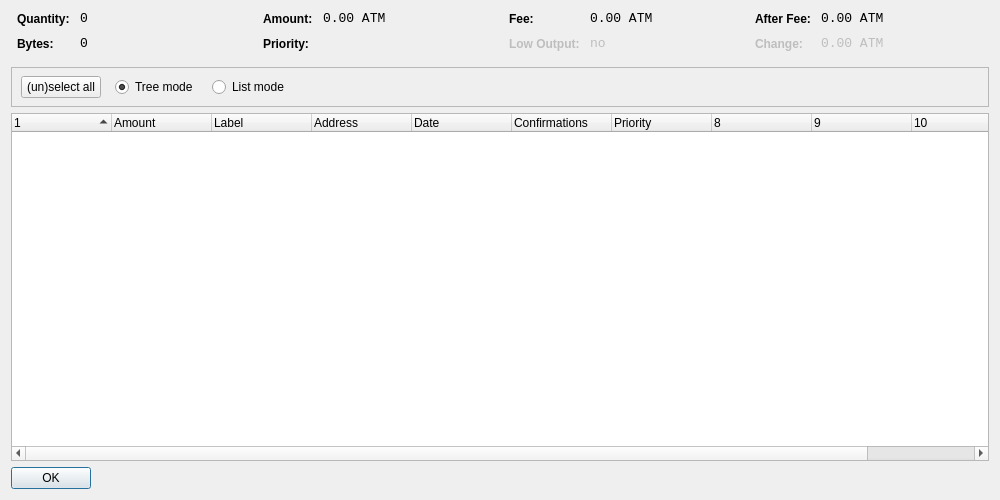
<?xml version="1.0" encoding="UTF-8"?>
<ui version="4.0">
 <class>CoinControlDialog</class>
 <widget class="QDialog" name="CoinControlDialog">
  <property name="geometry">
   <rect>
    <x>0</x>
    <y>0</y>
    <width>1000</width>
    <height>500</height>
   </rect>
  </property>
  <property name="windowTitle">
   <string>Coin Control</string>
  </property>
  <layout class="QVBoxLayout" name="verticalLayout">
   <item>
    <layout class="QHBoxLayout" name="horizontalLayoutTop" stretch="0,0,0,0">
     <property name="topMargin">
      <number>0</number>
     </property>
     <property name="bottomMargin">
      <number>10</number>
     </property>
     <item>
      <layout class="QFormLayout" name="formLayoutCoinControl1">
       <property name="horizontalSpacing">
        <number>10</number>
       </property>
       <property name="verticalSpacing">
        <number>10</number>
       </property>
       <property name="leftMargin">
        <number>6</number>
       </property>
       <property name="rightMargin">
        <number>6</number>
       </property>
       <item row="0" column="0">
        <widget class="QLabel" name="labelCoinControlQuantityText">
         <property name="styleSheet">
          <string notr="true">font-weight:bold;</string>
         </property>
         <property name="text">
          <string>Quantity:</string>
         </property>
        </widget>
       </item>
       <item row="0" column="1">
        <widget class="QLabel" name="labelCoinControlQuantity">
         <property name="font">
          <font>
           <family>Monospace</family>
           <pointsize>10</pointsize>
          </font>
         </property>
         <property name="cursor">
          <cursorShape>IBeamCursor</cursorShape>
         </property>
         <property name="contextMenuPolicy">
          <enum>Qt::ActionsContextMenu</enum>
         </property>
         <property name="text">
          <string notr="true">0</string>
         </property>
         <property name="textInteractionFlags">
          <set>Qt::LinksAccessibleByMouse|Qt::TextSelectableByKeyboard|Qt::TextSelectableByMouse</set>
         </property>
        </widget>
       </item>
       <item row="1" column="0">
        <widget class="QLabel" name="labelCoinControlBytesText">
         <property name="styleSheet">
          <string notr="true">font-weight:bold;</string>
         </property>
         <property name="text">
          <string>Bytes:</string>
         </property>
        </widget>
       </item>
       <item row="1" column="1">
        <widget class="QLabel" name="labelCoinControlBytes">
         <property name="font">
          <font>
           <family>Monospace</family>
           <pointsize>10</pointsize>
          </font>
         </property>
         <property name="cursor">
          <cursorShape>IBeamCursor</cursorShape>
         </property>
         <property name="contextMenuPolicy">
          <enum>Qt::ActionsContextMenu</enum>
         </property>
         <property name="text">
          <string notr="true">0</string>
         </property>
         <property name="textInteractionFlags">
          <set>Qt::LinksAccessibleByMouse|Qt::TextSelectableByKeyboard|Qt::TextSelectableByMouse</set>
         </property>
        </widget>
       </item>
      </layout>
     </item>
     <item>
      <layout class="QFormLayout" name="formLayoutCoinControl2">
       <property name="horizontalSpacing">
        <number>10</number>
       </property>
       <property name="verticalSpacing">
        <number>10</number>
       </property>
       <property name="leftMargin">
        <number>6</number>
       </property>
       <property name="rightMargin">
        <number>6</number>
       </property>
       <item row="0" column="0">
        <widget class="QLabel" name="labelCoinControlAmountText">
         <property name="styleSheet">
          <string notr="true">font-weight:bold;</string>
         </property>
         <property name="text">
          <string>Amount:</string>
         </property>
        </widget>
       </item>
       <item row="0" column="1">
        <widget class="QLabel" name="labelCoinControlAmount">
         <property name="font">
          <font>
           <family>Monospace</family>
           <pointsize>10</pointsize>
          </font>
         </property>
         <property name="cursor">
          <cursorShape>IBeamCursor</cursorShape>
         </property>
         <property name="contextMenuPolicy">
          <enum>Qt::ActionsContextMenu</enum>
         </property>
         <property name="text">
          <string notr="true">0.00 ATM</string>
         </property>
         <property name="textInteractionFlags">
          <set>Qt::LinksAccessibleByMouse|Qt::TextSelectableByKeyboard|Qt::TextSelectableByMouse</set>
         </property>
        </widget>
       </item>
       <item row="1" column="0">
        <widget class="QLabel" name="labelCoinControlPriorityText">
         <property name="styleSheet">
          <string notr="true">font-weight:bold;</string>
         </property>
         <property name="text">
          <string>Priority:</string>
         </property>
        </widget>
       </item>
       <item row="1" column="1">
        <widget class="QLabel" name="labelCoinControlPriority">
         <property name="font">
          <font>
           <family>Monospace</family>
           <pointsize>10</pointsize>
          </font>
         </property>
         <property name="cursor">
          <cursorShape>IBeamCursor</cursorShape>
         </property>
         <property name="contextMenuPolicy">
          <enum>Qt::ActionsContextMenu</enum>
         </property>
         <property name="text">
          <string/>
         </property>
         <property name="textInteractionFlags">
          <set>Qt::LinksAccessibleByMouse|Qt::TextSelectableByKeyboard|Qt::TextSelectableByMouse</set>
         </property>
        </widget>
       </item>
      </layout>
     </item>
     <item>
      <layout class="QFormLayout" name="formLayoutCoinControl3">
       <property name="horizontalSpacing">
        <number>10</number>
       </property>
       <property name="verticalSpacing">
        <number>10</number>
       </property>
       <property name="leftMargin">
        <number>6</number>
       </property>
       <property name="rightMargin">
        <number>6</number>
       </property>
       <item row="0" column="0">
        <widget class="QLabel" name="labelCoinControlFeeText">
         <property name="styleSheet">
          <string notr="true">font-weight:bold;</string>
         </property>
         <property name="text">
          <string>Fee:</string>
         </property>
        </widget>
       </item>
       <item row="0" column="1">
        <widget class="QLabel" name="labelCoinControlFee">
         <property name="font">
          <font>
           <family>Monospace</family>
           <pointsize>10</pointsize>
          </font>
         </property>
         <property name="cursor">
          <cursorShape>IBeamCursor</cursorShape>
         </property>
         <property name="contextMenuPolicy">
          <enum>Qt::ActionsContextMenu</enum>
         </property>
         <property name="text">
          <string notr="true">0.00 ATM</string>
         </property>
         <property name="textInteractionFlags">
          <set>Qt::LinksAccessibleByMouse|Qt::TextSelectableByKeyboard|Qt::TextSelectableByMouse</set>
         </property>
        </widget>
       </item>
       <item row="1" column="0">
        <widget class="QLabel" name="labelCoinControlLowOutputText">
         <property name="enabled">
          <bool>false</bool>
         </property>
         <property name="styleSheet">
          <string notr="true">font-weight:bold;</string>
         </property>
         <property name="text">
          <string>Low Output:</string>
         </property>
        </widget>
       </item>
       <item row="1" column="1">
        <widget class="QLabel" name="labelCoinControlLowOutput">
         <property name="enabled">
          <bool>false</bool>
         </property>
         <property name="font">
          <font>
           <family>Monospace</family>
           <pointsize>10</pointsize>
          </font>
         </property>
         <property name="cursor">
          <cursorShape>IBeamCursor</cursorShape>
         </property>
         <property name="contextMenuPolicy">
          <enum>Qt::ActionsContextMenu</enum>
         </property>
         <property name="text">
          <string notr="true">no</string>
         </property>
         <property name="textInteractionFlags">
          <set>Qt::LinksAccessibleByMouse|Qt::TextSelectableByKeyboard|Qt::TextSelectableByMouse</set>
         </property>
        </widget>
       </item>
      </layout>
     </item>
     <item>
      <layout class="QFormLayout" name="formLayoutCoinControl4">
       <property name="horizontalSpacing">
        <number>10</number>
       </property>
       <property name="verticalSpacing">
        <number>10</number>
       </property>
       <property name="leftMargin">
        <number>6</number>
       </property>
       <property name="rightMargin">
        <number>6</number>
       </property>
       <item row="0" column="0">
        <widget class="QLabel" name="labelCoinControlAfterFeeText">
         <property name="styleSheet">
          <string notr="true">font-weight:bold;</string>
         </property>
         <property name="text">
          <string>After Fee:</string>
         </property>
        </widget>
       </item>
       <item row="0" column="1">
        <widget class="QLabel" name="labelCoinControlAfterFee">
         <property name="font">
          <font>
           <family>Monospace</family>
           <pointsize>10</pointsize>
          </font>
         </property>
         <property name="cursor">
          <cursorShape>IBeamCursor</cursorShape>
         </property>
         <property name="contextMenuPolicy">
          <enum>Qt::ActionsContextMenu</enum>
         </property>
         <property name="text">
          <string notr="true">0.00 ATM</string>
         </property>
         <property name="textInteractionFlags">
          <set>Qt::LinksAccessibleByMouse|Qt::TextSelectableByKeyboard|Qt::TextSelectableByMouse</set>
         </property>
        </widget>
       </item>
       <item row="1" column="0">
        <widget class="QLabel" name="labelCoinControlChangeText">
         <property name="enabled">
          <bool>false</bool>
         </property>
         <property name="styleSheet">
          <string notr="true">font-weight:bold;</string>
         </property>
         <property name="text">
          <string>Change:</string>
         </property>
        </widget>
       </item>
       <item row="1" column="1">
        <widget class="QLabel" name="labelCoinControlChange">
         <property name="enabled">
          <bool>false</bool>
         </property>
         <property name="font">
          <font>
           <family>Monospace</family>
           <pointsize>10</pointsize>
          </font>
         </property>
         <property name="cursor">
          <cursorShape>IBeamCursor</cursorShape>
         </property>
         <property name="contextMenuPolicy">
          <enum>Qt::ActionsContextMenu</enum>
         </property>
         <property name="text">
          <string notr="true">0.00 ATM</string>
         </property>
         <property name="textInteractionFlags">
          <set>Qt::LinksAccessibleByMouse|Qt::TextSelectableByKeyboard|Qt::TextSelectableByMouse</set>
         </property>
        </widget>
       </item>
      </layout>
     </item>
    </layout>
   </item>
   <item>
    <widget class="QFrame" name="frame">
     <property name="minimumSize">
      <size>
       <width>0</width>
       <height>40</height>
      </size>
     </property>
     <property name="frameShape">
      <enum>QFrame::StyledPanel</enum>
     </property>
     <property name="frameShadow">
      <enum>QFrame::Sunken</enum>
     </property>
     <widget class="QWidget" name="horizontalLayoutWidget">
      <property name="geometry">
       <rect>
        <x>10</x>
        <y>0</y>
        <width>781</width>
        <height>41</height>
       </rect>
      </property>
      <layout class="QHBoxLayout" name="horizontalLayoutPanel" stretch="0,0,0,0,0">
       <property name="spacing">
        <number>14</number>
       </property>
       <item>
        <widget class="QPushButton" name="pushButtonSelectAll">
         <property name="sizePolicy">
          <sizepolicy hsizetype="Maximum" vsizetype="Fixed">
           <horstretch>0</horstretch>
           <verstretch>0</verstretch>
          </sizepolicy>
         </property>
         <property name="text">
          <string>(un)select all</string>
         </property>
        </widget>
       </item>
       <item>
        <widget class="QRadioButton" name="radioTreeMode">
         <property name="sizePolicy">
          <sizepolicy hsizetype="Maximum" vsizetype="Fixed">
           <horstretch>0</horstretch>
           <verstretch>0</verstretch>
          </sizepolicy>
         </property>
         <property name="text">
          <string>Tree mode</string>
         </property>
         <property name="checked">
          <bool>true</bool>
         </property>
        </widget>
       </item>
       <item>
        <widget class="QRadioButton" name="radioListMode">
         <property name="sizePolicy">
          <sizepolicy hsizetype="Maximum" vsizetype="Fixed">
           <horstretch>0</horstretch>
           <verstretch>0</verstretch>
          </sizepolicy>
         </property>
         <property name="text">
          <string>List mode</string>
         </property>
        </widget>
       </item>
       <item>
        <spacer name="horizontalSpacer">
         <property name="orientation">
          <enum>Qt::Horizontal</enum>
         </property>
         <property name="sizeHint" stdset="0">
          <size>
           <width>40</width>
           <height>20</height>
          </size>
         </property>
        </spacer>
       </item>
      </layout>
     </widget>
    </widget>
   </item>
   <item>
    <widget class="CoinControlTreeWidget" name="treeWidget">
     <property name="contextMenuPolicy">
      <enum>Qt::CustomContextMenu</enum>
     </property>
     <property name="sortingEnabled">
      <bool>false</bool>
     </property>
     <property name="columnCount">
      <number>11</number>
     </property>
     <attribute name="headerShowSortIndicator" stdset="0">
      <bool>true</bool>
     </attribute>
     <attribute name="headerStretchLastSection">
      <bool>false</bool>
     </attribute>
     <column>
      <property name="text">
       <string/>
      </property>
     </column>
     <column>
      <property name="text">
       <string>Amount</string>
      </property>
     </column>
     <column>
      <property name="text">
       <string>Label</string>
      </property>
     </column>
     <column>
      <property name="text">
       <string>Address</string>
      </property>
     </column>
     <column>
      <property name="text">
       <string>Date</string>
      </property>
     </column>
     <column>
      <property name="text">
       <string>Confirmations</string>
      </property>
      <property name="toolTip">
       <string>Confirmed</string>
      </property>
     </column>
     <column>
      <property name="text">
       <string>Priority</string>
      </property>
     </column>
     <column>
      <property name="text">
       <string/>
      </property>
     </column>
     <column>
      <property name="text">
       <string/>
      </property>
     </column>
     <column>
      <property name="text">
       <string/>
      </property>
     </column>
     <column>
      <property name="text">
       <string/>
      </property>
     </column>
    </widget>
   </item>
   <item>
    <widget class="QDialogButtonBox" name="buttonBox">
     <property name="sizePolicy">
      <sizepolicy hsizetype="Maximum" vsizetype="Fixed">
       <horstretch>0</horstretch>
       <verstretch>0</verstretch>
      </sizepolicy>
     </property>
     <property name="orientation">
      <enum>Qt::Horizontal</enum>
     </property>
     <property name="standardButtons">
      <set>QDialogButtonBox::Ok</set>
     </property>
    </widget>
   </item>
  </layout>
 </widget>
 <customwidgets>
  <customwidget>
   <class>CoinControlTreeWidget</class>
   <extends>QTreeWidget</extends>
   <header>coincontroltreewidget.h</header>
  </customwidget>
 </customwidgets>
 <resources/>
 <connections/>
</ui>
